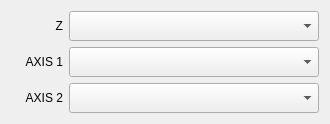
                  <widget class="QFrame" name="xyzDataGridFrame">
                   <property name="enabled">
                    <bool>true</bool>
                   </property>
                   <property name="sizePolicy">
                    <sizepolicy hsizetype="Fixed" vsizetype="Fixed">
                     <horstretch>0</horstretch>
                     <verstretch>0</verstretch>
                    </sizepolicy>
                   </property>
                   <property name="minimumSize">
                    <size>
                     <width>330</width>
                     <height>0</height>
                    </size>
                   </property>
                   <layout class="QGridLayout" name="gridLayout_4">
                    <item row="2" column="1">
                     <widget class="QComboBox" name="zComboBox">
                      <property name="minimumSize">
                       <size>
                        <width>250</width>
                        <height>30</height>
                       </size>
                      </property>
                      <property name="styleSheet">
                       <string notr="true"/>
                      </property>
                      <property name="currentText">
                       <string/>
                      </property>
                      <property name="frame">
                       <bool>true</bool>
                      </property>
                     </widget>
                    </item>
                    <item row="5" column="0">
                     <widget class="QLabel" name="label_14">
                      <property name="text">
                       <string notr="true">AXIS 2</string>
                      </property>
                      <property name="alignment">
                       <set>Qt::AlignRight|Qt::AlignTrailing|Qt::AlignVCenter</set>
                      </property>
                     </widget>
                    </item>
                    <item row="2" column="0">
                     <widget class="QLabel" name="label_13">
                      <property name="text">
                       <string notr="true">Z</string>
                      </property>
                      <property name="alignment">
                       <set>Qt::AlignRight|Qt::AlignTrailing|Qt::AlignVCenter</set>
                      </property>
                     </widget>
                    </item>
                    <item row="4" column="1">
                     <widget class="QComboBox" name="xComboBox">
                      <property name="minimumSize">
                       <size>
                        <width>250</width>
                        <height>30</height>
                       </size>
                      </property>
                     </widget>
                    </item>
                    <item row="5" column="1">
                     <widget class="QComboBox" name="yComboBox">
                      <property name="minimumSize">
                       <size>
                        <width>250</width>
                        <height>30</height>
                       </size>
                      </property>
                     </widget>
                    </item>
                    <item row="4" column="0">
                     <widget class="QLabel" name="label_12">
                      <property name="text">
                       <string notr="true">AXIS 1</string>
                      </property>
                      <property name="alignment">
                       <set>Qt::AlignRight|Qt::AlignTrailing|Qt::AlignVCenter</set>
                      </property>
                     </widget>
                    </item>
                   </layout>
                  </widget>
